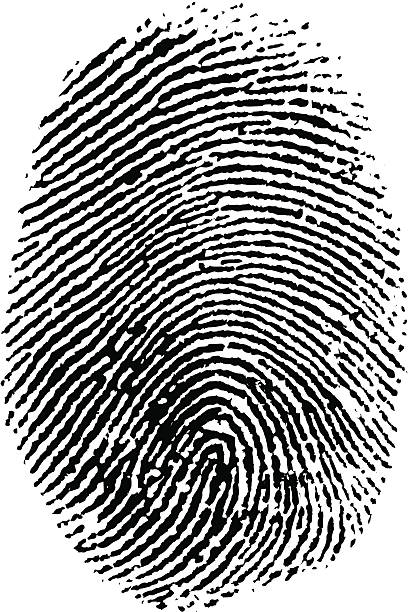
#> input picture data/good/finger1.png, 409 x 612 px; its folder holds only this picture in this run
$ python test_quality.py   (older library calls are emulated)
#> lines starting #> are read from the running program, lines starting #| are printed output that depends on the picture; after the words box and inside, x2 and y2 are one past the last pixel; in counts of white or black regions, pixels touching at a corner belong together
### quality_assessment.py
import cv2
import numpy as np
import os


def normalize(value, min_value, max_value):
    """
    Normalize a value between 0 and 1.
    """
    value = max(min_value, min(value, max_value))
    return (value - min_value) / (max_value - min_value)


# ==========================================================
# Load Image
# ==========================================================
def load_image(image_path):
    """
    Load an image from disk.
    """
#> called with image_path = 'data/good/finger1.png'

    if not os.path.exists(image_path):
        raise FileNotFoundError(f"Image not found: {image_path}")

    image = cv2.imread(image_path)
#> image is the input picture: shape (612, 409, 3); mean B, G, R 160.2, 160.2, 160.2

    if image is None:
        raise ValueError("Unable to load image.")

    return image


# ==========================================================
# Blur Detection
# ==========================================================
def check_blur(image_bgr, threshold=10.0):
    """
    Detect image blur using Variance of Laplacian.
    """
#> called with threshold = 10

    gray = cv2.cvtColor(image_bgr, cv2.COLOR_BGR2GRAY)

    laplacian = cv2.Laplacian(gray, cv2.CV_64F)
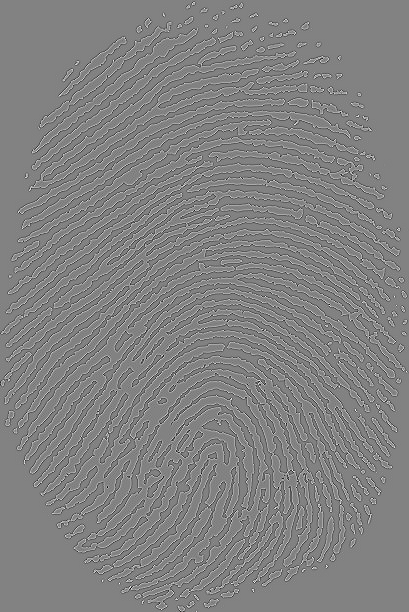
#> laplacian: shape (612, 409) float64; min -797, max 766, mean 0; drawn with min black and max white

    blur_score = laplacian.var()
#> blur_score = 21542.4

    return {
        "blur_score": round(float(blur_score), 2),
        "is_blurry": blur_score < threshold
    }

# ==========================================================
# Ridge Clarity
# ==========================================================
def check_ridge_clarity(image_bgr, roi_mask, threshold=100):
    """
    Estimate ridge clarity using a Gabor filter.
    """

    gray = cv2.cvtColor(image_bgr, cv2.COLOR_BGR2GRAY)

    # Only fingerprint region
    gray = cv2.bitwise_and(gray, gray, mask=roi_mask)

    kernel = cv2.getGaborKernel(
        (21, 21),      # Kernel size
        5.0,           # Sigma
        np.pi / 4,     # Orientation (45 degrees)
        10.0,          # Wavelength
        0.5,           # Aspect ratio
        0,
        ktype=cv2.CV_32F
    )

    filtered = cv2.filter2D(gray, cv2.CV_8UC3, kernel)

    ridge_score = filtered.var()

    return {
        "ridge_score": round(float(ridge_score), 2),
        "ridges_clear": ridge_score > threshold,
        "filtered": filtered
    }


def calculate_quality_score(
    blur_result,
    brightness_result,
    glare_result,
    roi_result,
    ridge_result
):
    """
    Calculate overall fingerprint quality score (0–100).
    """

    blur_score = normalize(blur_result["blur_score"], 10, 5000)

    brightness = brightness_result["brightness"]
    brightness_score = 1 - abs(brightness - 130) / 130
    brightness_score = max(0, min(brightness_score, 1))

    roi_score = min(roi_result["roi_fraction"] / 0.50, 1)

    glare_score = 1 - min(glare_result["glare_fraction"] / 0.05, 1)

    ridge_score = normalize(ridge_result["ridge_score"], 100, 5000)

    final_score = (
        0.25 * blur_score +
        0.20 * brightness_score +
        0.20 * roi_score +
        0.15 * glare_score +
        0.20 * ridge_score
    )

    return round(final_score * 100, 2)


# ==========================================================
# Quality Gate
# ==========================================================
def quality_gate(score):
    """
    Decide whether fingerprint passes quality check.
    """

    if score >= 80:
        return True, "Excellent Quality - Ready for Matching"

    elif score >= 60:
        return True, "Acceptable Quality - Proceed"

    else:
        return False, "Poor Quality - Please Recapture"


# ==========================================================
# Brightness Check
# ==========================================================
def check_brightness(
    image_bgr,
    dark_threshold=50,
    bright_threshold=210
):
    """
    Detect if image is too dark or too bright.
    """

    gray = cv2.cvtColor(image_bgr, cv2.COLOR_BGR2GRAY)

    brightness = np.mean(gray)

    return {
        "brightness": round(float(brightness), 2),
        "too_dark": brightness < dark_threshold,
        "too_bright": brightness > bright_threshold
    }


# ==========================================================
# ROI Detection
# ==========================================================
def check_roi_completeness(
    image_bgr,
    roi_threshold=0.15
):
    """
    Estimate fingerprint region.
    """

    gray = cv2.cvtColor(image_bgr, cv2.COLOR_BGR2GRAY)

    _, mask = cv2.threshold(
        gray,
        0,
        255,
        cv2.THRESH_BINARY + cv2.THRESH_OTSU
    )

    white_ratio = np.sum(mask == 255) / mask.size

    if white_ratio > 0.5:
        mask = cv2.bitwise_not(mask)

    finger_pixels = np.sum(mask == 255)

    total_pixels = mask.size

    roi_fraction = finger_pixels / total_pixels

    return {
        "roi_fraction": round(float(roi_fraction), 4),
        "roi_complete": roi_fraction >= roi_threshold,
        "mask": mask
    }


# ==========================================================
# Improved Glare Detection (ROI Based)
# ==========================================================
def check_glare(
    image_bgr,
    roi_mask,
    glare_threshold=240,
    max_glare_fraction=0.05
):
    """
    Detect glare only inside the fingerprint ROI.
    """

    gray = cv2.cvtColor(image_bgr, cv2.COLOR_BGR2GRAY)

    roi_pixels = gray[roi_mask == 255]

    if len(roi_pixels) == 0:
        return {
            "has_glare": True,
            "glare_fraction": 1.0
        }

    glare_pixels = np.sum(roi_pixels > glare_threshold)

    glare_fraction = glare_pixels / len(roi_pixels)

    return {
        "has_glare": glare_fraction > max_glare_fraction,
        "glare_fraction": round(float(glare_fraction), 4)
    }


# ==========================================================
# Main
# ==========================================================
# [126 lines that do not run on import are left out]

### test_quality.py
import os
import pandas as pd

from quality_assessment import (
    load_image,
    check_blur,
    check_brightness,
    check_roi_completeness,
    check_glare,
    check_ridge_clarity,
    calculate_quality_score,
    quality_gate
)

# -----------------------------------------
# Dataset folders
# -----------------------------------------
DATASET_FOLDERS = [
    "data/good",
    "data/blurry",
    "data/dark",
    "data/glare"
]

results = []

# -----------------------------------------
# Process each folder
# -----------------------------------------
for folder in DATASET_FOLDERS:

    if not os.path.exists(folder):
        print(f"Folder not found: {folder}")
        continue

    print(f"\nProcessing: {folder}")

    for file in os.listdir(folder):

        if not file.lower().endswith((".png", ".jpg", ".jpeg")):
            continue

        image_path = os.path.join(folder, file)

        try:

            image = load_image(image_path)

            blur = check_blur(image)
#> blur = {'blur_score': 21542.4, 'is_blurry': False}

            brightness = check_brightness(image)
#> in check_brightness, `brightness = np.mean(gray)`: brightness = 160.2
#> brightness = {'brightness': 160.2, 'too_dark': False, 'too_bright': False}

            roi = check_roi_completeness(image)
#> in check_roi_completeness, `_, mask = cv2.threshold( gray, 0, 255, cv2.THRESH_BINARY + cv2.THRESH_..`:
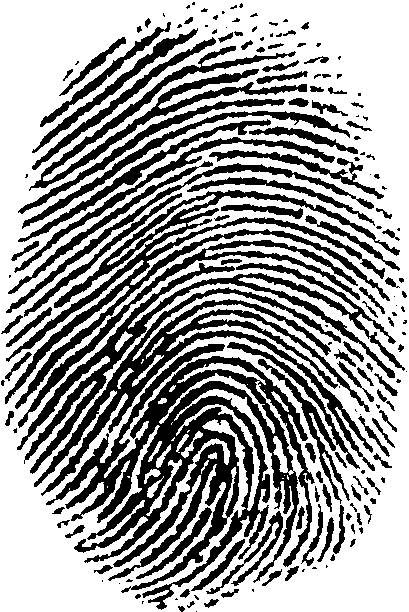
#> mask: shape (612, 409); 62.6% white; 179 black regions (67 under 20 px), largest, box (x1, y1, x2, y2) and area: (46, 344, 315, 610) 24303, (34, 287, 375, 496) 9931, (5, 190, 400, 409) 9824
#> in check_roi_completeness, `white_ratio = np.sum(mask == 255) / mask.size`: white_ratio = 0.626
#> in check_roi_completeness, `finger_pixels = np.sum(mask == 255)`: finger_pixels = 93668
#> in check_roi_completeness, `roi_fraction = finger_pixels / total_pixels`: roi_fraction = 0.374
#> roi = 3 items

            glare = check_glare(image, roi["mask"])
#> in check_glare, `glare_pixels = np.sum(roi_pixels > glare_threshold)`: glare_pixels = 0
#> glare = {'has_glare': False, 'glare_fraction': 0}

            ridge = check_ridge_clarity(image, roi["mask"])
#> in check_ridge_clarity, `gray = cv2.bitwise_and(gray, gray, mask=roi_mask)`:
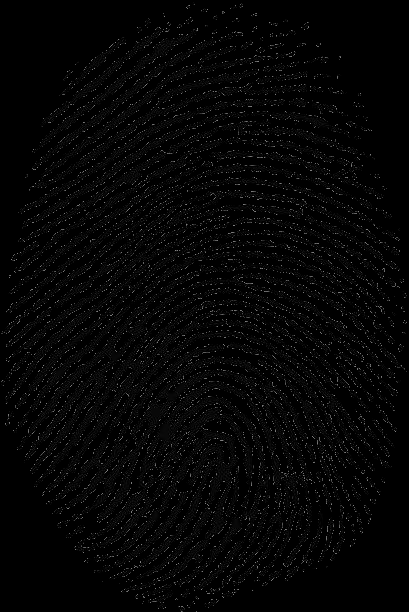
#> gray: shape (612, 409); min 0, max 130, mean 5.1
#> in check_ridge_clarity, `filtered = cv2.filter2D(gray, cv2.CV_8UC3, kernel)`:
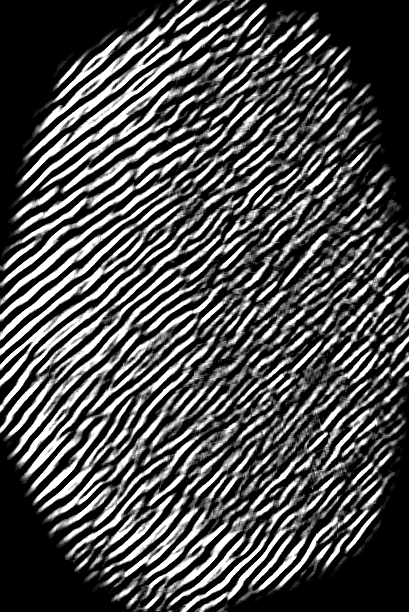
#> filtered: shape (612, 409); min 0, max 255, mean 77
#> in check_ridge_clarity, `ridge_score = filtered.var()`: ridge_score = 9454.8
#> ridge = 3 items

            score = calculate_quality_score(
                blur,
                brightness,
                glare,
                roi,
                ridge
            )
#> in calculate_quality_score, `blur_score = normalize(blur_result["blur_score"], 10, 5000)`: blur_score = 1
#> in calculate_quality_score, `brightness = brightness_result["brightness"]`: brightness = 160.2
#> in calculate_quality_score, `brightness_score = 1 - abs(brightness - 130) / 130`: brightness_score = 0.768
#> in calculate_quality_score, `roi_score = min(roi_result["roi_fraction"] / 0.50, 1)`: roi_score = 0.748
#> in calculate_quality_score, `glare_score = 1 - min(glare_result["glare_fraction"] / 0.05, 1)`: glare_score = 1
#> in calculate_quality_score, `final_score = ( 0.25 * blur_score + 0.20 * brightness_score + 0.20 * r..`: final_score = 0.903
#> score = 90.32

            passed, message = quality_gate(score)
#> passed = True; message = 'Excellent Quality - Ready for Matching'

            results.append({

                "Image": file,

                "Category": os.path.basename(folder),

                "Blur Score": blur["blur_score"],

                "Brightness": brightness["brightness"],

                "ROI Fraction": roi["roi_fraction"],

                "Glare Fraction": glare["glare_fraction"],

                "Ridge Score": ridge["ridge_score"],

                "Overall Score": score,

                "Result": "PASS" if passed else "FAIL",

                "Message": message

            })

            print(f"✓ {file}  --> {score:.2f}")
#| ✓ finger1.png  --> 90.32

        except Exception as e:

            print(f"Error processing {file}")

            print(e)

# -----------------------------------------
# Save CSV
# -----------------------------------------
df = pd.DataFrame(results)

df.to_csv("results.csv", index=False)

print("\n=========================================")
print("Batch Testing Completed")
print("=========================================")
print(df)

print("\nResults saved to results.csv")
